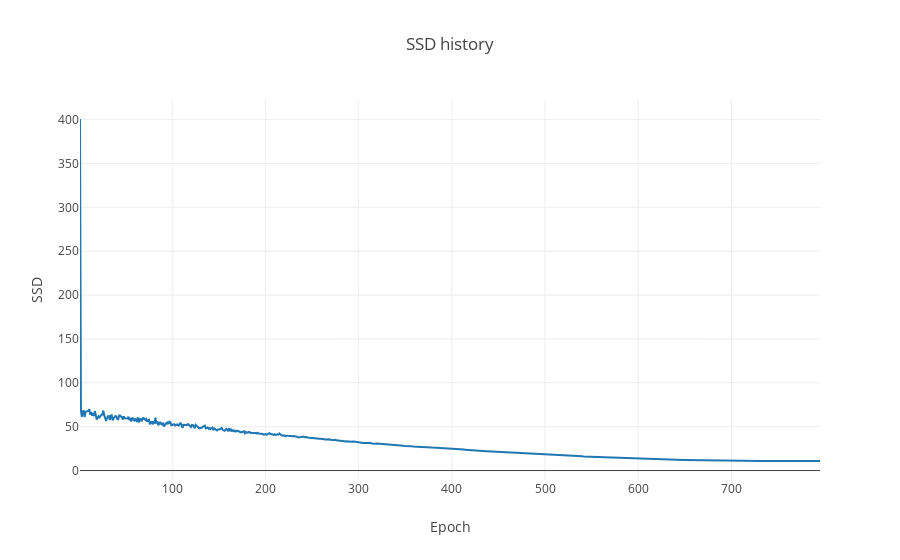

Notebook source saved alongside this figure:
### Markdown cell above
# Testing consistency:

### Code cell
%%time
from math import ceil
# choosing and preparing dataset

dataset_name='pk'

data = datasets[dataset_name]
N = len(data['features'].index) # number of datapoints
l = ceil((5*N**.5)**.5) # tamanho do lado da grid quadrada de neurônios
X = data['features'].values.copy()
X1, X2 = scale_feat(X,X,scaleType='min-max')
X=X1

params = {
     "X":         X
    ,"alpha0":    0.1
    ,"sigma0":    3 
    ,"nEpochs":   1000
    ,"verboses":  0
    ,"saveParam": False
}

som_new = SOM(l, l)
som_new.fit(**params)
som_new.plotSSD()

### Figure 1 — Plotly figure (JSON) as saved in the notebook; plotly's stock layout.template omitted (floating-point values rounded to 4 significant figures; data arrays with more than 128 entries replaced by an {"elided": "..."} marker saying what was removed)
{"data": [{"mode": "lines", "name": "SSD", "type": "scatter", "uid": "72a952e3-6631-425c-bfa9-372537019b33", "x": {"elided": "795 int values"}, "y": {"elided": "796 float values"}}], "layout": {"title": {"text": "SSD history"}, "xaxis": {"title": {"text": "Epoch"}}, "yaxis": {"title": {"text": "SSD"}}}}
